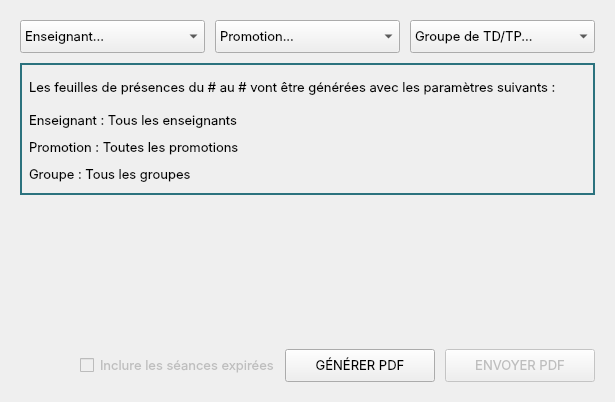
      <widget class="QWidget" name="mainPage2">
       <property name="styleSheet">
        <string notr="true"/>
       </property>
       <layout class="QVBoxLayout" name="verticalLayout_3">
        <property name="spacing">
         <number>10</number>
        </property>
        <property name="leftMargin">
         <number>20</number>
        </property>
        <property name="topMargin">
         <number>20</number>
        </property>
        <property name="rightMargin">
         <number>20</number>
        </property>
        <property name="bottomMargin">
         <number>20</number>
        </property>
        <item>
         <layout class="QHBoxLayout" name="horizontalLayout_3">
          <property name="spacing">
           <number>10</number>
          </property>
          <item>
           <widget class="QComboBox" name="teacher_comboBox">
            <property name="minimumSize">
             <size>
              <width>0</width>
              <height>33</height>
             </size>
            </property>
            <property name="font">
             <font>
              <family>Inter</family>
              <pointsize>10</pointsize>
             </font>
            </property>
            <item>
             <property name="text">
              <string>Enseignant...</string>
             </property>
            </item>
           </widget>
          </item>
          <item>
           <widget class="QComboBox" name="promo_comboBox">
            <property name="minimumSize">
             <size>
              <width>0</width>
              <height>33</height>
             </size>
            </property>
            <property name="font">
             <font>
              <family>Inter</family>
              <pointsize>10</pointsize>
             </font>
            </property>
            <item>
             <property name="text">
              <string>Promotion...</string>
             </property>
            </item>
           </widget>
          </item>
          <item>
           <widget class="QComboBox" name="groupe_comboBox">
            <property name="minimumSize">
             <size>
              <width>0</width>
              <height>33</height>
             </size>
            </property>
            <property name="font">
             <font>
              <family>Inter</family>
              <pointsize>10</pointsize>
             </font>
            </property>
            <item>
             <property name="text">
              <string>Groupe de TD/TP...</string>
             </property>
            </item>
           </widget>
          </item>
         </layout>
        </item>
        <item>
         <widget class="QFrame" name="verticalFrame">
          <property name="styleSheet">
           <string notr="true">/*#verticalFrame {border: 2px solid; border-color: qlineargradient(spread:repeat, x1:1, y1:0, x2:1, y2:1, stop:0 rgba(116, 182, 202, 255), stop:1 rgba(40, 58, 66, 255));}*/
#verticalFrame {border: 2px solid; border-color: #2b727e;}</string>
          </property>
          <layout class="QVBoxLayout" name="verticalLayout_7">
           <property name="spacing">
            <number>10</number>
           </property>
           <property name="leftMargin">
            <number>7</number>
           </property>
           <property name="topMargin">
            <number>7</number>
           </property>
           <property name="rightMargin">
            <number>7</number>
           </property>
           <property name="bottomMargin">
            <number>10</number>
           </property>
           <item>
            <layout class="QHBoxLayout" name="horizontalLayout_9">
             <property name="spacing">
              <number>0</number>
             </property>
             <item>
              <widget class="QLabel" name="date_label">
               <property name="font">
                <font>
                 <family>Inter</family>
                 <pointsize>10</pointsize>
                </font>
               </property>
               <property name="text">
                <string>Les feuilles de présences du # au # vont être générées avec les paramètres suivants :</string>
               </property>
              </widget>
             </item>
             <item>
              <widget class="QLabel" name="info_label">
               <property name="minimumSize">
                <size>
                 <width>30</width>
                 <height>30</height>
                </size>
               </property>
               <property name="maximumSize">
                <size>
                 <width>30</width>
                 <height>30</height>
                </size>
               </property>
               <property name="font">
                <font>
                 <family>Inter</family>
                 <pointsize>10</pointsize>
                </font>
               </property>
               <property name="text">
                <string/>
               </property>
               <property name="pixmap">
                <pixmap resource="resources.qrc">:/icons/assets/icons/info.png</pixmap>
               </property>
               <property name="scaledContents">
                <bool>true</bool>
               </property>
              </widget>
             </item>
            </layout>
           </item>
           <item>
            <widget class="QLabel" name="teacher_label">
             <property name="font">
              <font>
               <family>Inter</family>
               <pointsize>10</pointsize>
              </font>
             </property>
             <property name="text">
              <string>Enseignant : Tous les enseignants</string>
             </property>
            </widget>
           </item>
           <item>
            <widget class="QLabel" name="promo_label">
             <property name="font">
              <font>
               <family>Inter</family>
               <pointsize>10</pointsize>
              </font>
             </property>
             <property name="text">
              <string>Promotion : Toutes les promotions</string>
             </property>
            </widget>
           </item>
           <item>
            <widget class="QLabel" name="group_label">
             <property name="font">
              <font>
               <family>Inter</family>
               <pointsize>10</pointsize>
              </font>
             </property>
             <property name="text">
              <string>Groupe : Tous les groupes</string>
             </property>
            </widget>
           </item>
          </layout>
         </widget>
        </item>
        <item>
         <layout class="QVBoxLayout" name="verticalLayout_8">
          <property name="spacing">
           <number>10</number>
          </property>
          <property name="topMargin">
           <number>0</number>
          </property>
          <item>
           <widget class="QLabel" name="general_status">
            <property name="font">
             <font>
              <family>Inter</family>
              <pointsize>10</pointsize>
             </font>
            </property>
            <property name="text">
             <string/>
            </property>
           </widget>
          </item>
          <item>
           <widget class="QLabel" name="api_status">
            <property name="font">
             <font>
              <family>Inter</family>
              <pointsize>10</pointsize>
             </font>
            </property>
            <property name="text">
             <string/>
            </property>
           </widget>
          </item>
          <item>
           <widget class="QLabel" name="pdf_generation_status">
            <property name="font">
             <font>
              <family>Inter</family>
              <pointsize>10</pointsize>
             </font>
            </property>
            <property name="text">
             <string/>
            </property>
           </widget>
          </item>
          <item>
           <widget class="QLabel" name="mail_sending_status">
            <property name="font">
             <font>
              <family>Inter</family>
              <pointsize>10</pointsize>
             </font>
            </property>
            <property name="text">
             <string/>
            </property>
           </widget>
          </item>
         </layout>
        </item>
        <item>
         <spacer name="verticalSpacer_13">
          <property name="orientation">
           <enum>Qt::Vertical</enum>
          </property>
          <property name="sizeHint" stdset="0">
           <size>
            <width>20</width>
            <height>40</height>
           </size>
          </property>
         </spacer>
        </item>
        <item>
         <layout class="QHBoxLayout" name="horizontalLayout_4">
          <property name="spacing">
           <number>10</number>
          </property>
          <item>
           <spacer name="horizontalSpacer_2">
            <property name="orientation">
             <enum>Qt::Horizontal</enum>
            </property>
            <property name="sizeHint" stdset="0">
             <size>
              <width>40</width>
              <height>20</height>
             </size>
            </property>
           </spacer>
          </item>
          <item>
           <widget class="QCheckBox" name="checkBox">
            <property name="enabled">
             <bool>false</bool>
            </property>
            <property name="font">
             <font>
              <family>Inter</family>
              <pointsize>10</pointsize>
             </font>
            </property>
            <property name="styleSheet">
             <string notr="true">QCheckBox::indicator::checked {
	background-color : #429cb7;
}</string>
            </property>
            <property name="text">
             <string>Inclure les séances expirées</string>
            </property>
           </widget>
          </item>
          <item>
           <widget class="QPushButton" name="generate_btn">
            <property name="minimumSize">
             <size>
              <width>150</width>
              <height>33</height>
             </size>
            </property>
            <property name="font">
             <font>
              <family>Inter</family>
              <pointsize>10</pointsize>
             </font>
            </property>
            <property name="styleSheet">
             <string notr="true"/>
            </property>
            <property name="text">
             <string>GÉNÉRER PDF</string>
            </property>
           </widget>
          </item>
          <item>
           <widget class="QPushButton" name="send_btn">
            <property name="enabled">
             <bool>false</bool>
            </property>
            <property name="minimumSize">
             <size>
              <width>150</width>
              <height>33</height>
             </size>
            </property>
            <property name="font">
             <font>
              <family>Inter</family>
              <pointsize>10</pointsize>
             </font>
            </property>
            <property name="text">
             <string>ENVOYER PDF</string>
            </property>
           </widget>
          </item>
         </layout>
        </item>
       </layout>
      </widget>
